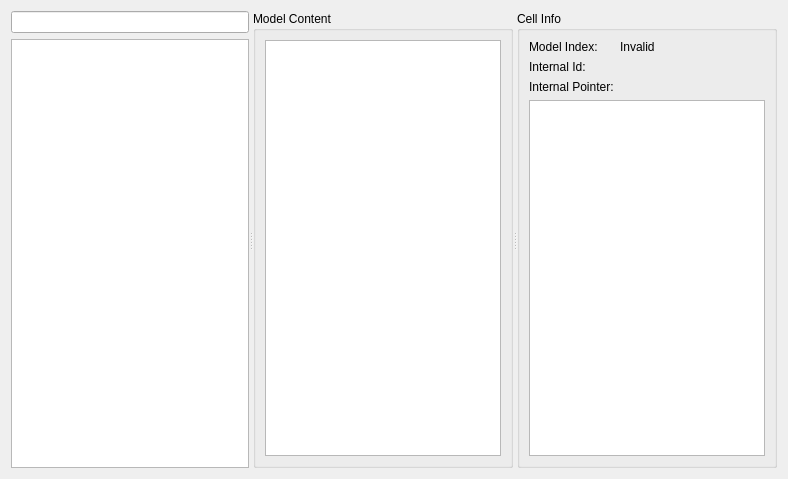
<?xml version="1.0" encoding="UTF-8"?>
<ui version="4.0">
 <class>GammaRay::ModelInspectorWidget</class>
 <widget class="QWidget" name="GammaRay::ModelInspectorWidget">
  <property name="geometry">
   <rect>
    <x>0</x>
    <y>0</y>
    <width>788</width>
    <height>479</height>
   </rect>
  </property>
  <layout class="QGridLayout" name="gridLayout_2">
   <item row="0" column="0">
    <widget class="QSplitter" name="mainSplitter">
     <property name="orientation">
      <enum>Qt::Horizontal</enum>
     </property>
     <widget class="QWidget" name="layoutWidget_3">
      <layout class="QVBoxLayout" name="verticalLayout_3">
       <item>
        <widget class="QLineEdit" name="modelSearchLine"/>
       </item>
       <item>
        <widget class="QTreeView" name="modelView">
         <property name="uniformRowHeights">
          <bool>true</bool>
         </property>
         <property name="allColumnsShowFocus">
          <bool>true</bool>
         </property>
        </widget>
       </item>
      </layout>
     </widget>
     <widget class="QGroupBox" name="groupBox_2">
      <property name="title">
       <string>Model Content</string>
      </property>
      <layout class="QGridLayout" name="gridLayout">
       <item row="0" column="0">
        <widget class="QTreeView" name="modelContentView">
         <property name="uniformRowHeights">
          <bool>true</bool>
         </property>
        </widget>
       </item>
      </layout>
     </widget>
     <widget class="QGroupBox" name="groupBox">
      <property name="title">
       <string>Cell Info</string>
      </property>
      <layout class="QVBoxLayout" name="verticalLayout">
       <item>
        <layout class="QFormLayout" name="formLayout_2">
         <item row="0" column="0">
          <widget class="QLabel" name="label_8">
           <property name="text">
            <string>Model Index:</string>
           </property>
          </widget>
         </item>
         <item row="0" column="1">
          <widget class="QLabel" name="indexLabel">
           <property name="text">
            <string>Invalid</string>
           </property>
          </widget>
         </item>
         <item row="1" column="0">
          <widget class="QLabel" name="label_4">
           <property name="text">
            <string>Internal Id:</string>
           </property>
          </widget>
         </item>
         <item row="1" column="1">
          <widget class="QLabel" name="internalIdLabel">
           <property name="text">
            <string/>
           </property>
          </widget>
         </item>
         <item row="2" column="0">
          <widget class="QLabel" name="label_5">
           <property name="text">
            <string>Internal Pointer:</string>
           </property>
          </widget>
         </item>
         <item row="2" column="1">
          <widget class="QLabel" name="internalPtrLabel">
           <property name="text">
            <string/>
           </property>
          </widget>
         </item>
        </layout>
       </item>
       <item>
        <widget class="QTreeView" name="modelCellView">
         <property name="rootIsDecorated">
          <bool>false</bool>
         </property>
         <property name="uniformRowHeights">
          <bool>true</bool>
         </property>
         <property name="allColumnsShowFocus">
          <bool>true</bool>
         </property>
        </widget>
       </item>
      </layout>
     </widget>
    </widget>
   </item>
  </layout>
 </widget>
 <resources/>
 <connections/>
</ui>
